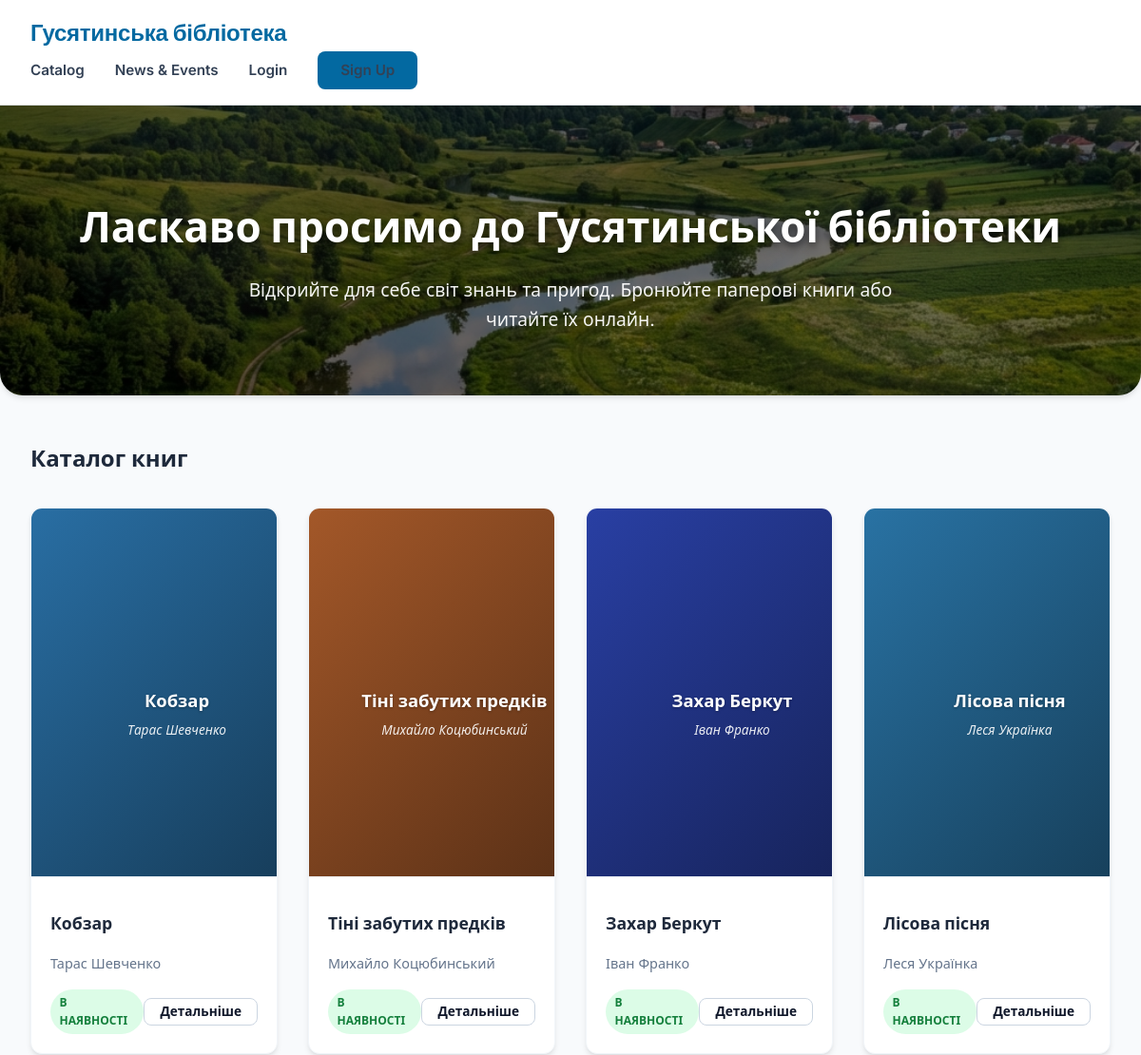
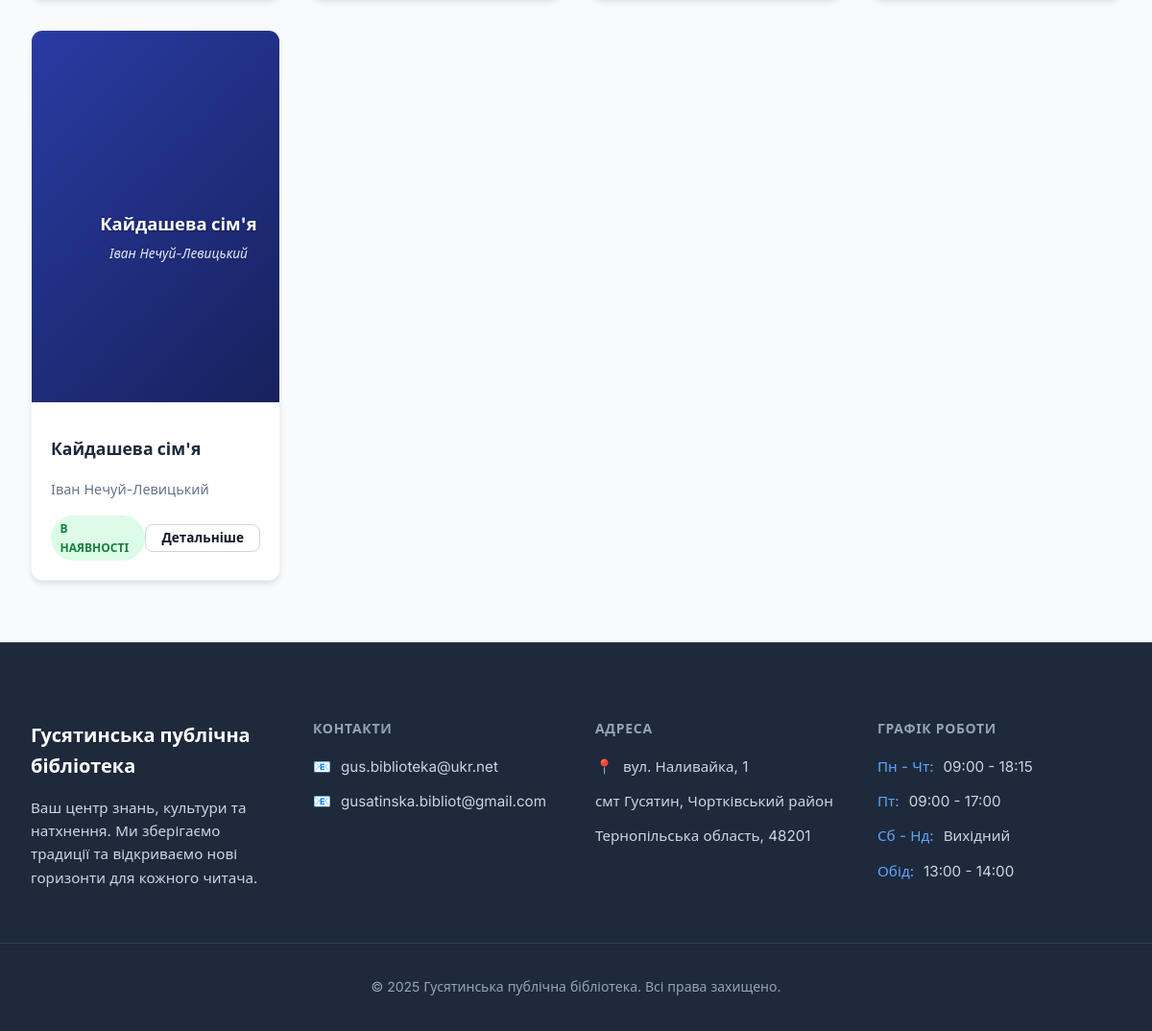
The page / on the database its author committed (2 pictures, top to bottom).
### tables this page shows
CREATE TABLE IF NOT EXISTS books (
    id INT AUTO_INCREMENT PRIMARY KEY,
    title VARCHAR(255) NOT NULL,
    author VARCHAR(255) NOT NULL,
    description TEXT,
    cover_image VARCHAR(255),
    pdf_file VARCHAR(255),
    total_copies INT DEFAULT 1,
    available_copies INT DEFAULT 1,
    created_at TIMESTAMP DEFAULT CURRENT_TIMESTAMP
);

### functions.php (called while the page is built, shortened)
<?php
function isLoggedIn()
{
    return isset($_SESSION['user_id']);
}
?>

### index.php (the view, shortened to what this page needs)
<?php
require_once 'db.php';
require_once 'functions.php';
$stmt = $pdo->query("SELECT * FROM books ORDER BY created_at DESC");
$books = $stmt->fetchAll();
require_once 'header.php';
?>
<div class="hero">
    <h1>Ласкаво просимо до Гусятинської бібліотеки</h1>
    <p>
        Відкрийте для себе світ знань та пригод. Бронюйте паперові книги або читайте їх онлайн.
    </p>
</div>
<div class="container">
    <h2 style="font-size: 1.5rem; font-weight: 700; margin-bottom: 2rem; color: var(--text-main);">Каталог книг</h2>
    <div class="book-grid">
        <?php foreach ($books as $book): ?>
            <div class="book-card">
                <div class="book-cover-wrapper">
                    <?php if ($book['cover_image']): ?>
                        <img src="<?php echo htmlspecialchars($book['cover_image']); ?>"
                            alt="<?php echo htmlspecialchars($book['title']); ?>" class="book-cover">
                    <?php else: ?>
                        <?php
                        $hash = md5($book['title']);
                        $hue = hexdec(substr($hash, 0, 2));
                        $gradient = "linear-gradient(135deg, hsl($hue, 60%, 40%) 0%, hsl($hue, 60%, 20%) 100%)";
                        ?>
                        <div class="generated-cover" style="background: <?php echo $gradient; ?>">
                            <div class="gen-title"><?php echo htmlspecialchars($book['title']); ?></div>
                            <div class="gen-author"><?php echo htmlspecialchars($book['author']); ?></div>
                        </div>
                    <?php endif; ?>
                </div>
                <div class="book-info">
                    <h3 class="book-title"><?php echo htmlspecialchars($book['title']); ?></h3>
                    <p class="book-author"><?php echo htmlspecialchars($book['author']); ?></p>
                    <div class="book-footer">
                        <?php if ($book['available_copies'] > 0): ?>
                            <span class="badge badge-available">В наявності</span>
                        <?php else: ?>
                            <span class="badge badge-unavailable">Немає</span>
                        <?php endif; ?>
                        <a href="book.php?id=<?php echo $book['id']; ?>" class="btn btn-outline"
                            style="padding: 0.4rem 1rem; font-size: 0.85rem;">Детальніше</a>
                    </div>
                </div>
            </div>
        <?php endforeach; ?>
    </div>
</div>
<?php include 'footer.php'; ?>
</body>
</html>

### header.php (shortened to what this page needs)
<?php require_once 'functions.php'; ?>
<!DOCTYPE html>
<html lang="uk">
<head>
    <link rel="stylesheet" href="style.css">
</head>
<body>
    <header>
        <div class="container">
            <nav>
                <a href="index.php" class="logo">
                    Гусятинська бібліотека
                </a>
                <div class="nav-links">
                    <a href="index.php">Catalog</a>
                    <a href="news.php">News & Events</a>
                    <?php if (isLoggedIn()): ?>
                        <?php if (isLibrarian()): ?>
                            <a href="admin_dashboard.php">Dashboard</a>
                            <a href="add_book.php">Add Book</a>
                        <?php else: ?>
                            <a href="profile.php">My Profile</a>
                        <?php endif; ?>
                        <a href="logout.php" class="btn btn-outline">Logout</a>
                    <?php else: ?>
                        <a href="login.php">Login</a>
                        <a href="register.php" class="btn btn-primary">Sign Up</a>
                    <?php endif; ?>
                </div>
            </nav>
        </div>
    </header>
    <main>

### footer.php
<footer class="footer">
    <div class="footer-content">
        <div class="footer-section">
            <h3>Гусятинська публічна бібліотека</h3>
            <p>Ваш центр знань, культури та натхнення. Ми зберігаємо традиції та відкриваємо нові горизонти для кожного
                читача.</p>
        </div>
        <div class="footer-section">
            <h4>Контакти</h4>
            <ul>
                <li><span>📧</span> <a href="mailto:gus.biblioteka@ukr.net">gus.biblioteka@ukr.net</a></li>
                <li><span>📧</span> <a href="mailto:gusatinska.bibliot@gmail.com">gusatinska.bibliot@gmail.com</a></li>
            </ul>
        </div>
        <div class="footer-section">
            <h4>Адреса</h4>
            <ul>
                <li><span>📍</span> вул. Наливайка, 1</li>
                <li>смт Гусятин, Чортківський район</li>
                <li>Тернопільська область, 48201</li>
            </ul>
        </div>
        <div class="footer-section">
            <h4>Графік роботи</h4>
            <ul>
                <li><span>Пн - Чт:</span> 09:00 - 18:15</li>
                <li><span>Пт:</span> 09:00 - 17:00</li>
                <li><span>Сб - Нд:</span> Вихідний</li>
                <li><span>Обід:</span> 13:00 - 14:00</li>
            </ul>
        </div>
    </div>
    <div class="footer-bottom">
        <p>&copy; 2025 Гусятинська публічна бібліотека. Всі права захищено.</p>
    </div>
</footer>

### rows shown on the page
books: title "Кобзар", author "Тарас Шевченко", available_copies "В НАЯВНОСТІ"
books: title "Тіні забутих предків", author "Михайло Коцюбинський", available_copies "В НАЯВНОСТІ"
books: title "Захар Беркут", author "Іван Франко", available_copies "В НАЯВНОСТІ"
books: title "Лісова пісня", author "Леся Українка", available_copies "В НАЯВНОСТІ"
books: title "Кайдашева сім'я", author "Іван Нечуй-Левицький", available_copies "В НАЯВНОСТІ"
